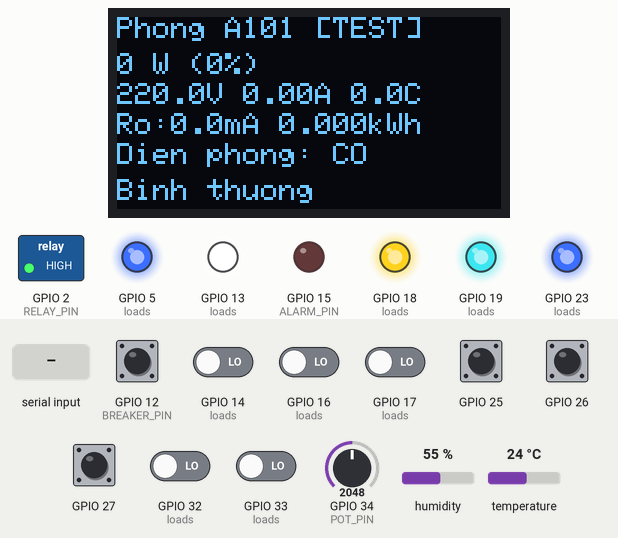
Bench run of a sketch on a simulated ESP32. Shown: 128×64 one-colour display, switched loads named in the sketch (green lamp = pin HIGH), output pins drawn as LEDs (lit = HIGH). Inputs (shaded band) come from the test bench; at power-on: GPIO 12 (BREAKER_PIN), GPIO 25–27 HIGH, GPIO 14 (loads), GPIO 16 (loads), GPIO 17 (loads), GPIO 32 (loads), GPIO 33 (loads) LOW, GPIO 34 (POT_PIN) = 2048, humidity 55 %, temperature 24 °C. WiFi joins after 1.5 s; servers stay silent unless stated; the local clock reads 2024-03-15 10:24:30 at power-on unless the sketch sets it; random numbers use the default seed unless the sketch sets one; no MQTT or app messages arrive unless stated; what the sketch prints to the serial monitor is not drawn.

Above: at 2.7 s.
2.8 s: GPIO 25 pulled LOW for 0.15 s
At 4.3 s:
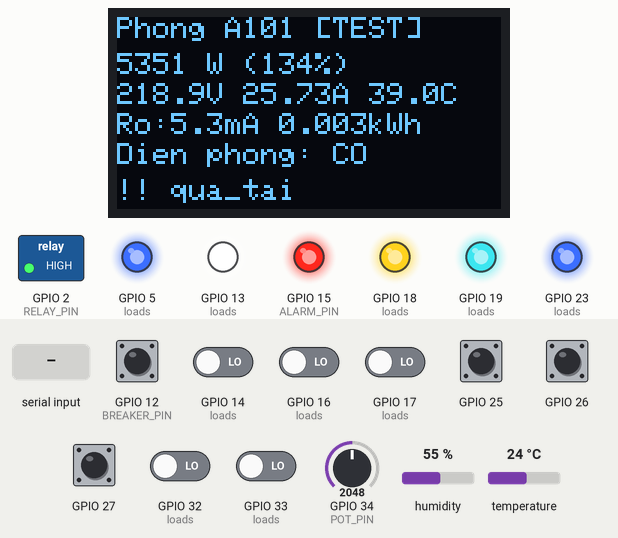
9.1 s: GPIO 12 (BREAKER_PIN) pulled LOW for 0.15 s
At 10.6 s:
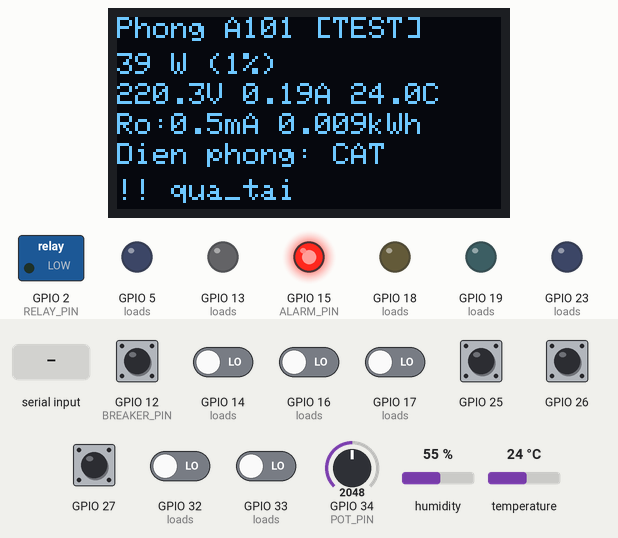
15.1 s: "normal\n" received over Serial
At 16.0 s:
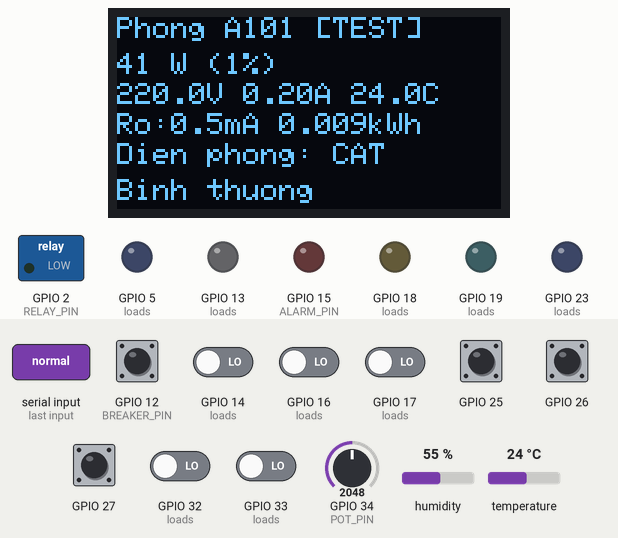
21.1 s: GPIO 26 pulled LOW for 0.15 s
At 22.6 s:
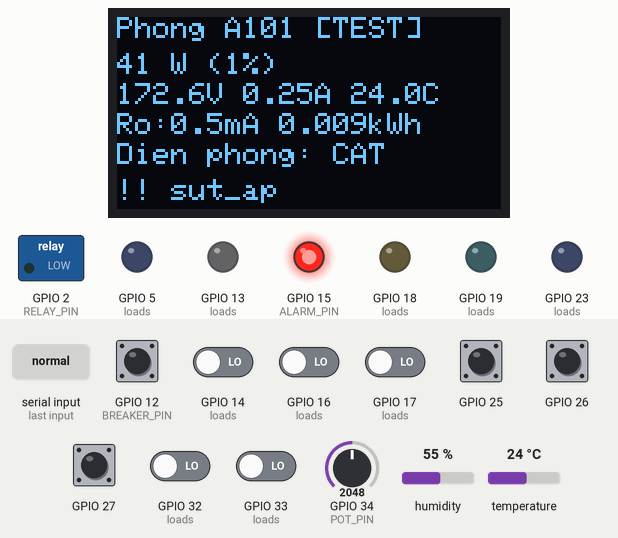
27.1 s: GPIO 27 pulled LOW for 0.15 s
At 29.1 s:
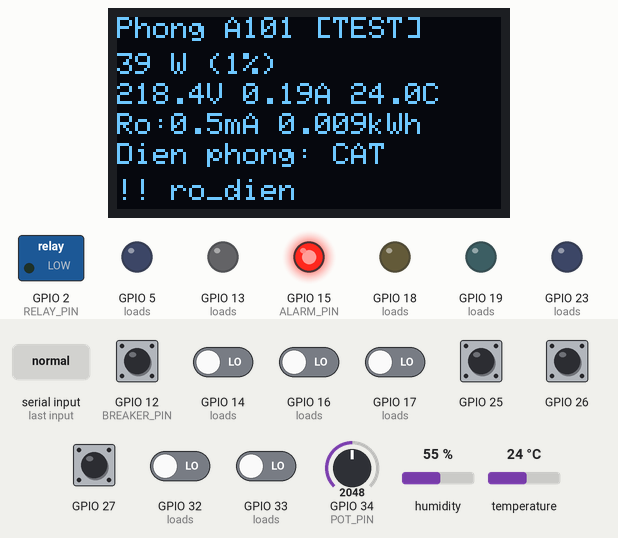
33.6 s: "on\n" received over Serial
At 34.4 s:
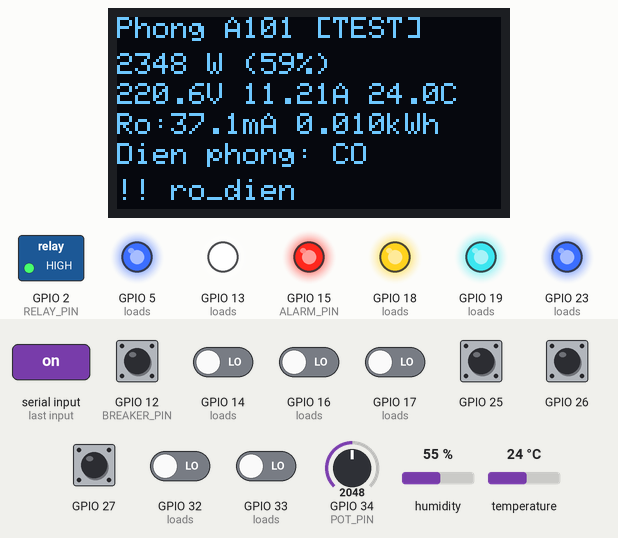
Timing chart, 0 to 36.6 s (numbered marks = the images above; inputs shaded):
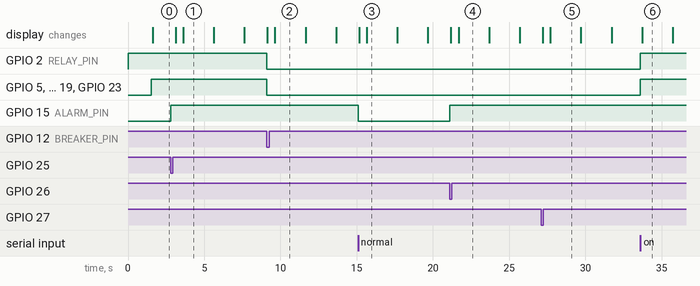

Measured:
- after the input at 2.8 s, GPIO 15 (ALARM_PIN): LOW → HIGH at once
- after the input at 9.1 s, GPIO 2 (RELAY_PIN), GPIO 5 (loads), GPIO 13 (loads), GPIO 18 (loads), GPIO 19 (loads), GPIO 23 (loads): HIGH → LOW at once
- after the input at 15.1 s, GPIO 15 (ALARM_PIN): HIGH → LOW at once
- after the input at 21.1 s, GPIO 15 (ALARM_PIN): LOW → HIGH at once
- after the input at 33.6 s, GPIO 2 (RELAY_PIN), GPIO 5 (loads), GPIO 13 (loads), GPIO 18 (loads), GPIO 19 (loads), GPIO 23 (loads): LOW → HIGH at once
- what the display in image 1 shows lasts 2.0 s, from 3.6 s to 5.6 s

The sketch:

sketch.ino
```cpp
#include <ArduinoJson.h>
#include <WiFi.h>
#include <WiFiClientSecure.h>
#include <PubSubClient.h>
#include <DHT.h>
#include <Wire.h>
#include <Adafruit_GFX.h>
#include <Adafruit_SSD1306.h>
#include <esp_sntp.h>
#include <sys/time.h>

const char* WIFI_SSID = "Wokwi-GUEST";
const char* WIFI_PASSWORD = "";
const char* MQTT_HOST = "k264d6cc.ala.asia-southeast1.emqxsl.com";
const int MQTT_PORT = 8883;
const char* MQTT_USER = "dossdoss2k5";
const char* MQTT_PASSWORD = "60e9ca53cc4c25f84ffabeff9c85e438a5cbda5664f5893e600cbc565df93c7e";
const char* DEVICE_ID = "44444444-4444-4444-8444-444444444444";
const char* ROOM_ID = "A101";
const char* TOPIC_BASE = "campus/demo/device1";

const float RATED_POWER_W = 4000;
const float ESSENTIAL_W = 40;
const float NOMINAL_V = 220;
const float POWER_FACTOR = 0.95;

const int RELAY_PIN = 2;
const int DHT_PIN = 4;
const int POT_PIN = 34;
const int ALARM_PIN = 15;
const int BREAKER_PIN = 12;
const unsigned long SAMPLE_INTERVAL = 2000;

struct Load {
  const char* key;
  uint8_t switchPin;
  uint8_t ledPin;
  float watts;
  bool cycling;
  unsigned long offset;
};

Load loads[] = {
  {"den", 32, 18, 360, false, 0},
  {"quat", 33, 19, 240, false, 0},
  {"may_lanh_1", 14, 23, 1100, true, 0},
  {"may_lanh_2", 16, 5, 1100, true, 17000},
  {"may_chieu", 17, 13, 250, false, 0},
};
const int LOAD_COUNT = sizeof(loads) / sizeof(loads[0]);

enum Mode { NORMAL, OVERLOAD, SAG, SURGE, LEAK };
const char* MODE_NAMES[] = {
  "binh_thuong",
  "qua_tai",
  "sut_ap",
  "tang_ap",
  "ro_dien",
};

struct FaultButton {
  uint8_t pin;
  Mode mode;
  bool lastState;
};

FaultButton buttons[] = {
  {25, OVERLOAD, true},
  {26, SAG, true},
  {27, LEAK, true},
};

WiFiClientSecure tls;
PubSubClient mqtt(tls);
DHT dht(DHT_PIN, DHT22);
Adafruit_SSD1306 oled(128, 64, &Wire, -1);

bool oledReady = false;
bool relayState = true;
bool lastBreakerState = true;
Mode currentMode = NORMAL;
float energyKwh = 0;
float currentPower = 0;
float currentVoltage = NOMINAL_V;
float currentAmps = 0;
float currentTemperature = 0;
float currentLeak = 0;
unsigned long lastSample = 0;
unsigned long lastOled = 0;
unsigned long lastButton = 0;
unsigned long lastBreaker = 0;

volatile bool clockSynchronized = false;
volatile unsigned long lastClockSync = 0;

void onClockSync(struct timeval* value) {
  lastClockSync = millis();
  clockSynchronized = true;
  Serial.printf("NTP synchronized: %lld\n", (long long)value->tv_sec);
}

String isoNow() {
  struct timeval current;
  gettimeofday(&current, nullptr);
  time_t now = current.tv_sec;
  struct tm utc;
  gmtime_r(&now, &utc);
  char value[32];
  char seconds[24];
  strftime(seconds, sizeof(seconds), "%Y-%m-%dT%H:%M:%S", &utc);
  snprintf(value, sizeof(value), "%s.%03ldZ", seconds, (long)(current.tv_usec / 1000));
  return String(value);
}

bool isLoadOn(int index) {
  return digitalRead(loads[index].switchPin) == LOW;
}

float loadPower(int index, float noise) {
  Load& load = loads[index];
  if (!load.cycling) {
    return load.watts * noise;
  }

  unsigned long phase = (millis() + load.offset) % 40000;
  return (phase < 30000 ? load.watts : load.watts * 0.12) * noise;
}

void setRelay(bool enabled) {
  relayState = enabled;
  digitalWrite(RELAY_PIN, enabled ? HIGH : LOW);
  Serial.printf(
    ">> Contactor phong: %s\n",
    enabled ? "DONG (co dien)" : "NGAT (mat dien)"
  );
}

bool setMode(const char* name) {
  for (int i = 0; i < 5; i++) {
    if (strcmp(name, MODE_NAMES[i]) == 0) {
      currentMode = static_cast<Mode>(i);
      Serial.printf(">> Che do gia lap: %s\n", MODE_NAMES[i]);
      return true;
    }
  }
  return false;
}

void updateLoadLeds() {
  for (int i = 0; i < LOAD_COUNT; i++) {
    digitalWrite(
      loads[i].ledPin,
      relayState && isLoadOn(i) ? HIGH : LOW
    );
  }
}

void publishAck(const char* commandId) {
  JsonDocument ack;
  ack["ma_thiet_bi"] = DEVICE_ID;
  ack["ma_lenh"] = commandId;
  ack["trang_thai_relay"] = relayState;
  ack["thoi_gian"] = isoNow();

  String payload;
  serializeJson(ack, payload);
  mqtt.publish((String(TOPIC_BASE) + "/ack").c_str(), payload.c_str());
}

void onMqttMessage(char* topic, byte* bytes, unsigned int length) {
  String message;
  for (unsigned int i = 0; i < length; i++) {
    message += static_cast<char>(bytes[i]);
  }

  if (String(topic) != String(TOPIC_BASE) + "/command") {
    return;
  }

  JsonDocument command;
  if (deserializeJson(command, message)) {
    Serial.println("MQTT command JSON khong hop le");
    return;
  }

  const char* deviceId = command["ma_thiet_bi"] | "";
  const char* action = command["hanh_dong"] | "";
  const char* commandId = command["ma_lenh"] | "";

  if (strcmp(deviceId, DEVICE_ID) != 0) {
    return;
  }

  if (strcmp(action, "Bật") == 0) {
    setRelay(true);
  } else if (strcmp(action, "Tắt") == 0) {
    setRelay(false);
  } else {
    Serial.println("MQTT command khong hop le");
    return;
  }

  publishAck(commandId);
}

void ensureWifi() {
  if (WiFi.status() == WL_CONNECTED) {
    return;
  }

  Serial.println("WiFi mat ket noi, dang ket noi lai...");
  WiFi.disconnect();
  WiFi.begin(WIFI_SSID, WIFI_PASSWORD);

  unsigned long started = millis();
  while (WiFi.status() != WL_CONNECTED && millis() - started < 15000) {
    delay(250);
    Serial.print(".");
  }
  Serial.println();
  Serial.println(
    WiFi.status() == WL_CONNECTED
      ? "WiFi da ket noi lai"
      : "WiFi ket noi lai that bai"
  );
}

void connectMqtt() {
  while (!mqtt.connected()) {
    String clientId = "wokwi-energy-room-a101-" + WiFi.macAddress();
    clientId.replace(":", "");

    Serial.println("Dang ket noi MQTT...");
    if (mqtt.connect(clientId.c_str(), MQTT_USER, MQTT_PASSWORD)) {
      Serial.println("MQTT da ket noi");
      mqtt.subscribe((String(TOPIC_BASE) + "/command").c_str());
      mqtt.subscribe((String(TOPIC_BASE) + "/config").c_str());
    } else {
      Serial.print("MQTT loi, state=");
      Serial.println(mqtt.state());
      delay(2000);
    }
  }
}

void readButtons() {
  for (FaultButton& button : buttons) {
    bool state = digitalRead(button.pin);
    if (button.lastState && !state && millis() - lastButton > 250) {
      lastButton = millis();
      setMode(MODE_NAMES[currentMode == button.mode ? NORMAL : button.mode]);
    }
    button.lastState = state;
  }
}

void readBreaker() {
  bool state = digitalRead(BREAKER_PIN);
  if (lastBreakerState && !state && millis() - lastBreaker > 250) {
    lastBreaker = millis();
    setRelay(!relayState);
  }
  lastBreakerState = state;
}

void readSerialCommand() {
  if (!Serial.available()) {
    return;
  }

  String command = Serial.readStringUntil('\n');
  command.trim();
  command.toLowerCase();

  if (command == "on" || command == "bat") {
    setRelay(true);
  } else if (command == "off" || command == "tat") {
    setRelay(false);
  } else if (command == "normal") {
    setMode("binh_thuong");
  } else if (command.length() && !setMode(command.c_str())) {
    Serial.println(
      "Lenh: on | off | normal | qua_tai | sut_ap | tang_ap | ro_dien"
    );
  }
}

void drawOled() {
  if (!oledReady) {
    return;
  }

  oled.clearDisplay();
  oled.setTextSize(1);
  oled.setTextColor(SSD1306_WHITE);
  oled.setCursor(0, 0);
  oled.printf("Phong %s [TEST]", ROOM_ID);
  oled.setCursor(0, 12);
  oled.printf(
    "%.0f W (%.0f%%)",
    currentPower,
    currentPower * 100 / RATED_POWER_W
  );
  oled.setCursor(0, 22);
  oled.printf(
    "%.1fV %.2fA %.1fC",
    currentVoltage,
    currentAmps,
    currentTemperature
  );
  oled.setCursor(0, 32);
  oled.printf("Ro:%.1fmA %.3fkWh", currentLeak, energyKwh);
  oled.setCursor(0, 42);
  oled.printf("Dien phong: %s", relayState ? "CO" : "CAT");
  oled.setCursor(0, 54);
  if (currentMode != NORMAL) {
    oled.printf("!! %s", MODE_NAMES[currentMode]);
  } else {
    oled.print("Binh thuong");
  }
  oled.display();
}

void sampleAndPublish() {
  float usage = analogRead(POT_PIN) / 4095.0;
  float noise = 1.0 + random(-30, 31) / 1000.0;
  float voltage = NOMINAL_V + random(-20, 21) / 10.0;

  if (currentMode == SAG) {
    voltage = 175 + random(-30, 31) / 10.0;
  } else if (currentMode == SURGE) {
    voltage = 250 + random(-30, 31) / 10.0;
  }

  float loadValues[LOAD_COUNT + 1] = {0};
  float switchedPower = 0;
  int enabledLoads = 0;

  for (int i = 0; i < LOAD_COUNT; i++) {
    if (relayState && isLoadOn(i)) {
      loadValues[i] = loadPower(i, noise);
      enabledLoads++;
    }
    switchedPower += loadValues[i];
  }

  if (relayState) {
    loadValues[LOAD_COUNT] = 500 * usage * noise;
    if (currentMode == OVERLOAD) {
      loadValues[LOAD_COUNT] += 2000 * noise;
    }
    switchedPower += loadValues[LOAD_COUNT];
  }

  float power = ESSENTIAL_W * noise + switchedPower;
  float current = power / (voltage * POWER_FACTOR);
  float leak = relayState ? random(30, 120) / 10.0 : 0.5;

  if (currentMode == LEAK && relayState) {
    leak = random(350, 550) / 10.0;
  }

  float temperature = dht.readTemperature();
  if (isnan(temperature)) {
    temperature = 30;
  }
  if (currentMode == OVERLOAD && relayState) {
    temperature += 15;
  }

  unsigned long now = millis();
  energyKwh += power * ((now - lastSample) / 3600000.0) / 1000.0;
  lastSample = now;
  currentPower = power;
  currentVoltage = voltage;
  currentAmps = current;
  currentTemperature = temperature;
  currentLeak = leak;

  if (power > RATED_POWER_W * 1.2) {
    Serial.println("!! CANH BAO: QUA TAI");
  }
  if (voltage < 198 || voltage > 242) {
    Serial.println("!! CANH BAO: DIEN AP BAT THUONG");
  }
  if (leak >= 30) {
    Serial.println("!! CANH BAO: RO DIEN");
  }

  // Keep local readings/alarms and energy integration running, but do not
  // publish an unsynchronized clock. SNTP runs asynchronously; no reconnect.
  if (!clockSynchronized || millis() - lastClockSync > 20000) {
    Serial.println("Waiting for fresh NTP synchronization before telemetry publish");
    return;
  }
  JsonDocument document;
  document["ma_thiet_bi"] = DEVICE_ID;
  document["ma_phong"] = ROOM_ID;
  document["thoi_gian_do"] = isoNow();
  document["uptime_s"] = now / 1000;
  document["cong_suat_w"] = roundf(power * 10) / 10.0;
  document["dien_ap_v"] = roundf(voltage * 10) / 10.0;
  document["dong_dien_a"] = roundf(current * 100) / 100.0;
  document["nhiet_do_c"] = roundf(temperature * 10) / 10.0;
  document["dong_ro_ma"] = roundf(leak * 10) / 10.0;
  document["dien_nang_kwh"] = roundf(energyKwh * 10000) / 10000.0;
  document["trang_thai_relay"] = relayState;
  document["dinh_muc_w"] = RATED_POWER_W;
  document["che_do_gia_lap"] = MODE_NAMES[currentMode];
  document["so_thiet_bi_bat"] = enabledLoads;

  JsonObject details = document["chi_tiet_mo_phong"].to<JsonObject>();
  for (int i = 0; i < LOAD_COUNT; i++) {
    details[loads[i].key] = roundf(loadValues[i] * 10) / 10.0;
  }
  details["o_cam"] = roundf(loadValues[LOAD_COUNT] * 10) / 10.0;

  String payload;
  serializeJson(document, payload);
  Serial.println(payload);

  if (mqtt.publish(
    (String(TOPIC_BASE) + "/telemetry").c_str(),
    payload.c_str()
  )) {
    Serial.println("Telemetry da gui");
  } else {
    Serial.println("Gui telemetry that bai");
  }
}

void setup() {
  Serial.begin(115200);
  Serial.println("=== TEST GIA LAP PHONG HOC + MQTT ===");
  Serial.println(
    "Go lenh: on | off | normal | qua_tai | sut_ap | tang_ap | ro_dien"
  );
  Serial.print("MAC ESP32: ");
Serial.println(WiFi.macAddress());

  pinMode(RELAY_PIN, OUTPUT);
  digitalWrite(RELAY_PIN, HIGH);
  pinMode(ALARM_PIN, OUTPUT);
  pinMode(BREAKER_PIN, INPUT_PULLUP);

  for (FaultButton& button : buttons) {
    pinMode(button.pin, INPUT_PULLUP);
  }
  for (int i = 0; i < LOAD_COUNT; i++) {
    pinMode(loads[i].switchPin, INPUT_PULLUP);
    pinMode(loads[i].ledPin, OUTPUT);
  }

  dht.begin();
  Wire.begin(21, 22);
  oledReady = oled.begin(SSD1306_SWITCHCAPVCC, 0x3C);

  WiFi.begin(WIFI_SSID, WIFI_PASSWORD);
  while (WiFi.status() != WL_CONNECTED) {
    delay(250);
    Serial.print(".");
  }
  Serial.println();
  Serial.println("WiFi da ket noi");

  // Wokwi's simulated clock can advance slower than real wall time.
  // Use SNTP's supported minimum interval (15 s), not repeated configTime().
  sntp_set_sync_interval(15000);
  sntp_set_time_sync_notification_cb(onClockSync);
  configTime(0, 0, "pool.ntp.org", "time.nist.gov");
  tls.setInsecure();
  mqtt.setServer(MQTT_HOST, MQTT_PORT);
  mqtt.setBufferSize(1024);
  mqtt.setKeepAlive(30);
  mqtt.setSocketTimeout(10);
  mqtt.setCallback(onMqttMessage);

  updateLoadLeds();
  lastSample = millis();
}

void loop() {
  ensureWifi();
  if (!mqtt.connected()) {
    connectMqtt();
  }
  mqtt.loop();

  readBreaker();
  readButtons();
  readSerialCommand();
  updateLoadLeds();

  digitalWrite(
    ALARM_PIN,
    currentMode != NORMAL || currentPower > RATED_POWER_W * 1.2
      ? HIGH
      : LOW
  );

  if (millis() - lastOled > 500) {
    lastOled = millis();
    drawOled();
  }

  if (millis() - lastSample >= SAMPLE_INTERVAL) {
    sampleAndPublish();
  }
}
```
